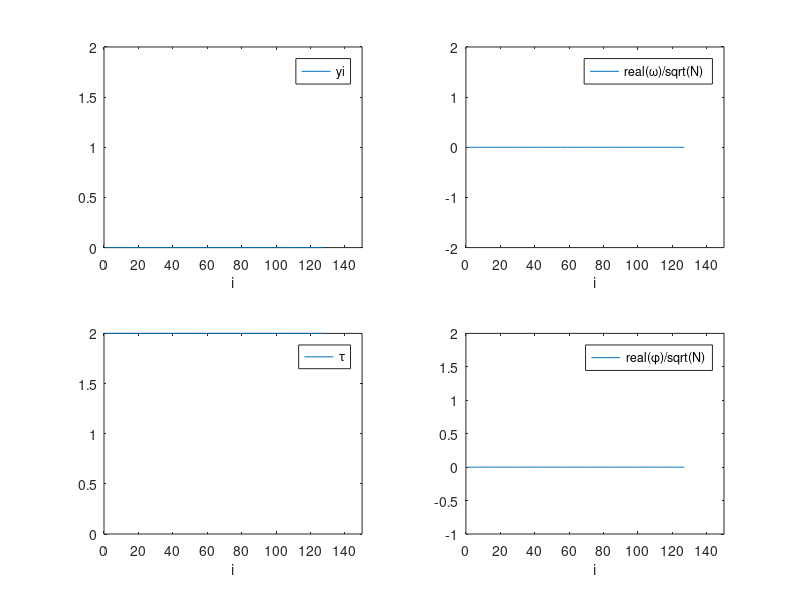
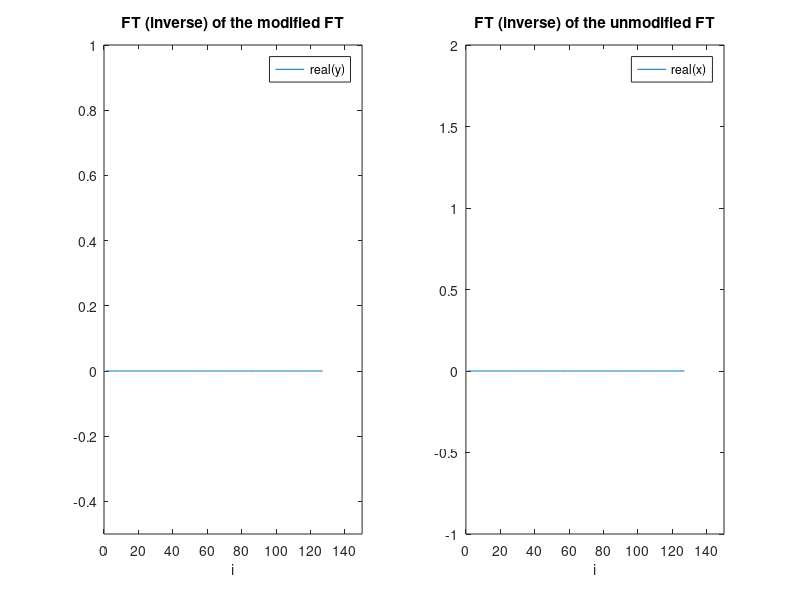

These charts were generated, in order, by the following MATLAB code:
% W15HOGRIBLOHIS
% The object is a periodic structure. The FT of the object is multiplied
% by a blocking function fow low frequencies.
% The FT(inverse) of (FT of object)*(Blocking Function) is the " new" image.
% The "new" image is compared to the original, that is the FT of (FT of object)
% The blocking function removes certain high frequencies of the FT.
function W15HOGRIBLOHIS;
% Object: Sum of step functions
i = (1:1:127);

b = 2;
qq = 7;
Lamda = 0.0005;
fn = 10;
yi = 0;
for n=0:qq
    yi = yi + (logical(i-(4*(2*n+1)+2)*b)>=0) - (logical(i-(4*(2*n+1)+4)*b)>=0);    
end;
figure(1);
subplot(2,2,1);
plot(i,yi);
axis([0 150 0 2]);
xlabel('i');
legend('yi');

% FT of the Object y is Omega

Omega = fft(yi);
N = length(Omega);

subplot(2,2,2);
plot(i,real(Omega)/sqrt(N));
axis([0 150 -2 2]);
xlabel('i');
legend('real(\omega)/sqrt(N)');

% Blocking function y

% Low frequencies may pass
a = 25;
Tau = (logical(a-i)>=0)+(logical(-(255-a)+i)>=0);

subplot(2,2,3);
plot(i,Tau);
axis([0 150 0 2]);
xlabel('i');
legend('\tau');



% Product of FT of object and blocking function is the modified FT:Phi
Phi = Omega.*Tau;

subplot(2,2,4);
plot(i,real(Phi)/sqrt(N));
axis([0 150 -1 2]);
xlabel('i');
legend('real(\phi)/sqrt(N)');

% The "new" image is the FT(inverse) of the modified FT
y = ifft(Phi);
N2 = length(Phi);


figure(2);
subplot(1,2,1);
plot(i,real(y));
axis([0 150 -0.5 1]);
xlabel('i');
legend('real(y)');
% For comparison: FT(inverse) of the unmodified FT
title('FT (inverse) of the modified FT');

x = ifft(Omega);
N2 = length(Omega);
subplot(1,2,2);
plot(i,real(x));
axis([0 150 -1 2]);
xlabel('i');
legend('real(x)');
title('FT (inverse) of the unmodified FT');
